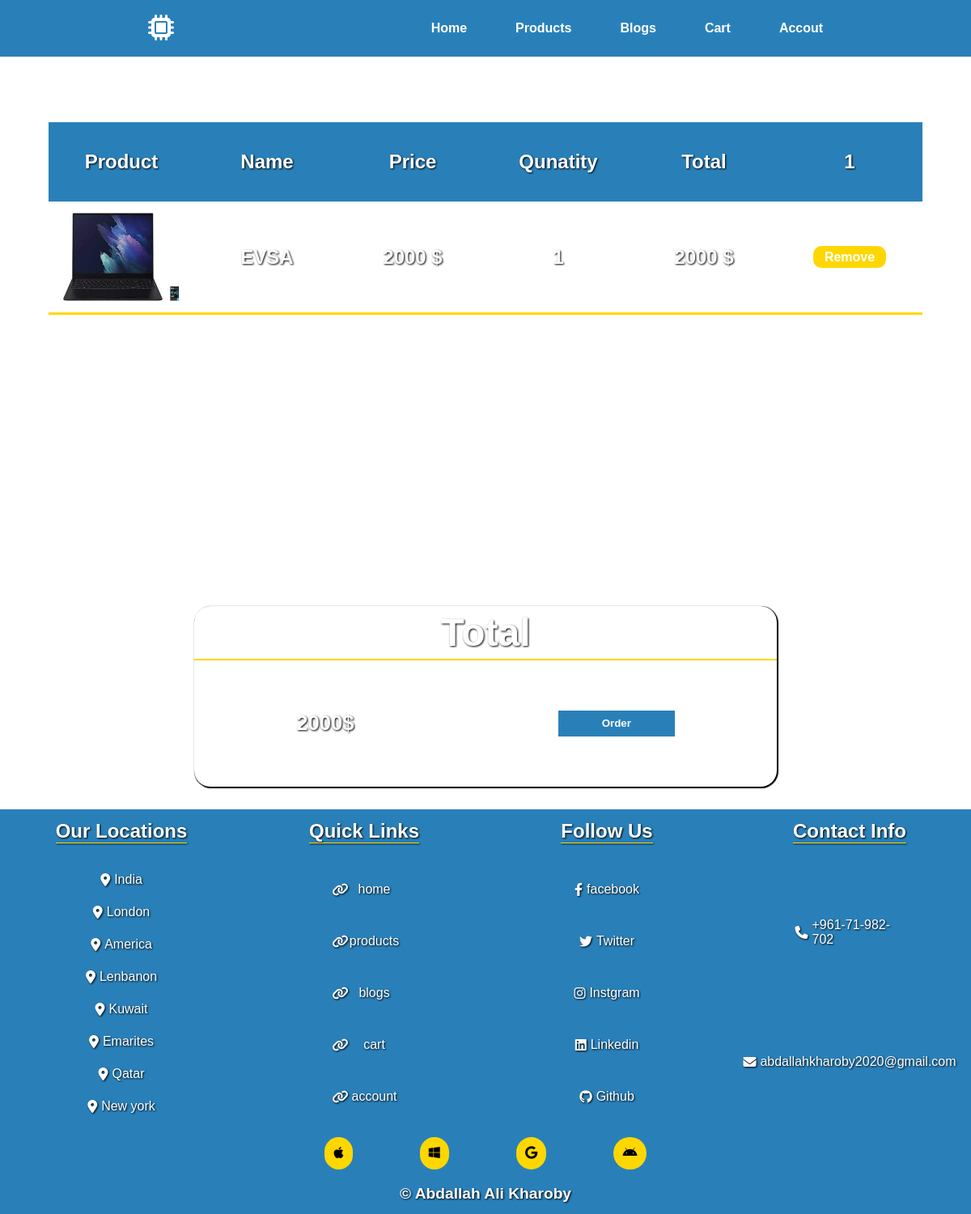
/Listcart.php, run on the app's committed database.
### tables this page shows
CREATE TABLE `cart` (
  `id` int(11) NOT NULL,
  `image` varchar(255) NOT NULL,
  `name` varchar(255) NOT NULL,
  `price` int(255) NOT NULL,
  `quantity` int(255) NOT NULL
);

### Listcart.php (the view, shortened to what this page needs)
<?php
include("connect.php");
$sql = "SELECT * FROM cart";
$result = mysqli_query($con,$sql);
$order_array = array();
?>
<!DOCTYPE html>
<html lang="en">
<head>
    <link rel="stylesheet" href="./styles/Listcart.css"/>
</head>
<body>
    <section id="ListCartPage">
        <?php include("navbar.php")?>
        <div class="listcart">
            <div class="listform">
                <div class="listmotion">
                    <div class="listheader">
                        <div class="listsection">
                            <h1>Product</h1>
                        </div>
                        <div class="listsection">
                            <h1>Name</h1>
                        </div>
                        <div class="listsection">
                            <h1>Price</h1>
                        </div>
                        <div class="listsection">
                            <h1>Qunatity</h1>
                        </div>
                        <div class="listsection">
                            <h1>Total</h1>
                        </div>
                        <div class="listsection">
                            <h1><?=mysqli_num_rows($result)?></h1>
                        </div>
                    </div>
                    <div class="listcard">
                    <?php
                        if(mysqli_num_rows($result)>0){
                            while($cartpro = mysqli_fetch_assoc($result)):
                    ?>
                        <div class="listcartdata">
                            <div class="listcartsection">
                                <?php $fullcart = "uploads/".$cartpro['image']?>
                                <img src="<?=$fullcart?>">
                            </div>
                            <div class="listcartsection">
                                <h2><?=$cartpro['name']?></h2>
                            </div>
                            <div class="listcartsection">
                                <h2><?=$cartpro['price']?> $</h2>
                            </div>
                            <div class="listcartsection">
                                <h2><?=$cartpro['quantity']?></h2>
                            </div>
                            <div class="listcartsection">
                                <?php $tot = $cartpro['quantity']*$cartpro['price'] ?>
                                <h2><?=$tot?> $</h2>
                                <?php $order_array[] = $tot?>
                            </div>
                            <div class="listcartsection">
                                <a href="./functions/deletecart.php?id=<?=$cartpro['id']?>">Remove</a>
                            </div>
                        </div>
                    <?php
                        endwhile;
                        }else{
                    ?>
                        <div class="nopro">
                            <h2>No Products available..</h2>
                        </div>
                    <?php
                        };
                    ?>
                    </div>
                </div>
            </div>
            <div class="order">
                <div class="orderbox">
                    <div class="ordertitle">
                        <h2>Total</h2>
                    </div>
                    <div class="ordernow">
                        <h3><?=array_sum($order_array)?>$</h3>
                        <button>Order</button>
                    </div>
                </div>
            </div>
        </div>
    </section>
    <?php include("footer.php")?>
</body>
</html>

### styles/Listcart.css (style rules this page uses)
* { margin: 0; padding: 0; box-sizing: border-box; font-family: Arial, Helvetica, sans-serif; }
#ListCartPage { width: 100%; height: 1000px; }
.listcart { width: 100%; height: 930px; }
.listform { width: 100%; height: 70%; display: flex; align-items: center; justify-content: center; }
.order { width: 100%; height: 30%; display: flex; align-items: center; justify-content: center; }
.orderbox { width: 60%; height: 80%; border-radius: 20px; box-shadow: 1px 1px 1px 1px black; }
.ordertitle { border-bottom: 2px solid gold; width: 100%; height: 30%; display: flex; align-items: center; justify-content: center; font-size: 2rem; }
.ordertitle h2 { color: white; filter: drop-shadow(1px 1px 1px black); }
.ordernow { height: 70%; width: 100%; display: flex; align-items: center; justify-content: space-around; }
.ordernow h3 { color: white; filter: drop-shadow(1px 1px 1px black); font-size: 1.6rem; }
.ordernow button { background-color: #2980b9; width: 20%; outline: none; border: none; color: white; font-weight: bold; height: 20%; cursor: pointer; transition: 0.3s all ease-out; }
.listmotion { width: 90%; height: 75%; }
.listheader { background-color: #2980b9; width: 100%; height: 20%; display: flex; }
.listsection { width: 17%; height: 100%; display: flex; align-items: center; justify-content: center; color: white; filter: drop-shadow(1px 1px 1px black); }
.listcard { width: 100%; height: 80%; overflow: auto; }
.listcartdata { width: 100%; height: 140px; display: flex; border-bottom: 3px solid gold; }
.listcartsection { height: 100%; width: 17%; display: flex; align-items: center; justify-content: center; }
.listcartsection img { width: 80%; height: 80%; }
.listcartsection h2 { color: white; filter: drop-shadow(1px 1px 1px black); }
.listcartsection a { background-color: gold; width: 50%; height: 20%; display: flex; align-items: center; justify-content: center; font-weight: bold; border-radius: 10px; transition: 0.3s all ease-out; }

### styles/navbar.css (style rules this page uses)
a { color: white; text-decoration: none; }

### data on the page
cart: image (picture), name "EVSA", price "2000", quantity "1"

### other printed values
mysqli_num_rows($result) "1"
array_sum($order_array) "2000"
